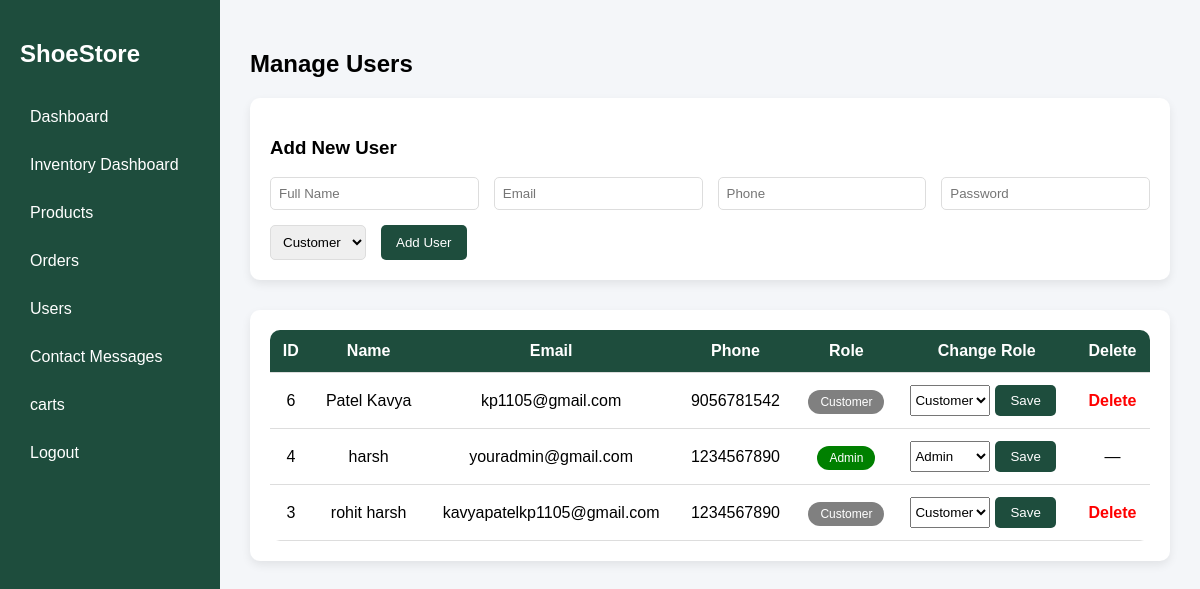
/admin/users.php (signed in), run on the app's committed database.
### tables this page shows
CREATE TABLE IF NOT EXISTS `users` (
  `user_id` int(11) NOT NULL AUTO_INCREMENT,
  `name` varchar(100) NOT NULL,
  `email` varchar(100) NOT NULL,
  `password` varchar(100) NOT NULL,
  `phone` varchar(15) DEFAULT NULL,
  `address` varchar(200) DEFAULT NULL,
  `role` varchar(20) DEFAULT 'Customer',
  PRIMARY KEY (`user_id`),
  UNIQUE KEY `email` (`email`)
);

### admin/users.php (the view, shortened to what this page needs)
<?php
include("../db.php");
?>
<!DOCTYPE html>
<html>
<head>
<link rel="stylesheet" href="admin.css">
</head>
<body>
<?php include("sidebar.php"); ?>
<div class="main">
<h2>Manage Users</h2>
<div class="section-card">
<h3>Add New User</h3>
<form method="POST">
<div class="form-row">
<input type="text" name="name" placeholder="Full Name" required>
<input type="email" name="email" placeholder="Email" required>
<input type="text" name="phone" placeholder="Phone">
<input type="password" name="password" placeholder="Password" required>
<select name="role">
<option value="Customer">Customer</option>
</select>
<button type="submit" name="add_user" class="add-btn">Add User</button>
</div>
</form>
</div>
<div class="section-card">
<div class="table-wrapper">
<table>
<tr>
<th>ID</th>
<th>Name</th>
<th>Email</th>
<th>Phone</th>
<th>Role</th>
<th>Change Role</th>
<th>Delete</th>
</tr>
<?php
$users = mysqli_query($conn,"SELECT * FROM users ORDER BY user_id DESC");
while($row = mysqli_fetch_assoc($users)){
    $role_class = strtolower($row['role']);
?>
<tr>
<td><?php echo $row['user_id']; ?></td>
<td><?php echo $row['name']; ?></td>
<td><?php echo $row['email']; ?></td>
<td><?php echo $row['phone']; ?></td>
<td>
<span class="role-badge <?php echo $role_class; ?>">
<?php echo $row['role']; ?>
</span>
</td>
<td>
<form method="POST" style="display:flex; gap:5px;">
<select name="role">
<option <?php if($row['role']=="Customer") echo "selected"; ?>>Customer</option>
<option <?php if($row['role']=="Admin") echo "selected"; ?>>Admin</option>
</select>
<button type="submit" name="update_role" class="add-btn">Save</button>
</form>
</td>
<td>
<?php if($row['user_id'] != $_SESSION['user_id']){ ?>
<a href="users.php?delete=<?php echo $row['user_id']; ?>"
   class="delete-btn"
   onclick="return confirm('Are you sure?')">
Delete
</a>
<?php } else { ?>
—
<?php } ?>
</td>
</tr>
<?php } ?>
</table>
</div>
</div>
</div>
</body>
</html>

### css/admin.css (style rules this page uses)
* { box-sizing:border-box; }
body { margin:0; font-family: Arial, sans-serif; display:flex; background:#f4f6f9; }
.main { margin-left:220px; flex:1; padding:30px; }
.table-wrapper { overflow-x:auto; }
table { width:100%; background:white; border-collapse:collapse; border-radius:10px; overflow:hidden; min-width:700px; }
th, td { padding:12px; text-align:center; border-bottom:1px solid #ddd; }
th { background:#1e4d3d; color:white; }

### admin/users.php (style rules this page uses)
.section-card { background:#fff; padding:20px; border-radius:10px; box-shadow:0 4px 10px rgba(0,0,0,0.08); margin-bottom:30px; }
.form-row { display:flex; gap:15px; flex-wrap:wrap; }
.form-row input, .form-row select { padding:8px; border:1px solid #ddd; border-radius:5px; }
.form-row input { flex:1; }
.add-btn { background:#1e4d3d; color:white; padding:8px 15px; border:none; border-radius:5px; cursor:pointer; }
.role-badge { padding:5px 12px; border-radius:20px; color:white; font-size:12px; }
.admin { background:green; }
.customer { background:gray; }
.delete-btn { color:red; text-decoration:none; font-weight:600; }
* { box-sizing:border-box; }
body { margin:0; font-family: Arial, sans-serif; display:flex; background:#f4f6f9; }
.main { margin-left:220px; flex:1; padding:30px; }
.table-wrapper { overflow-x:auto; }
table { width:100%; background:white; border-collapse:collapse; border-radius:10px; overflow:hidden; min-width:700px; }
th, td { padding:12px; text-align:center; border-bottom:1px solid #ddd; }
th { background:#1e4d3d; color:white; }

### data on the page
users: user_id "6", name "Patel Kavya", email "kp1105@gmail.com", phone "9056781542", role "Customer"
users: user_id "4", name "harsh", email "youradmin@gmail.com", phone "1234567890", role "Admin"
users: user_id "3", name "rohit harsh", email "kavyapatelkp1105@gmail.com", phone "1234567890", role "Customer"
